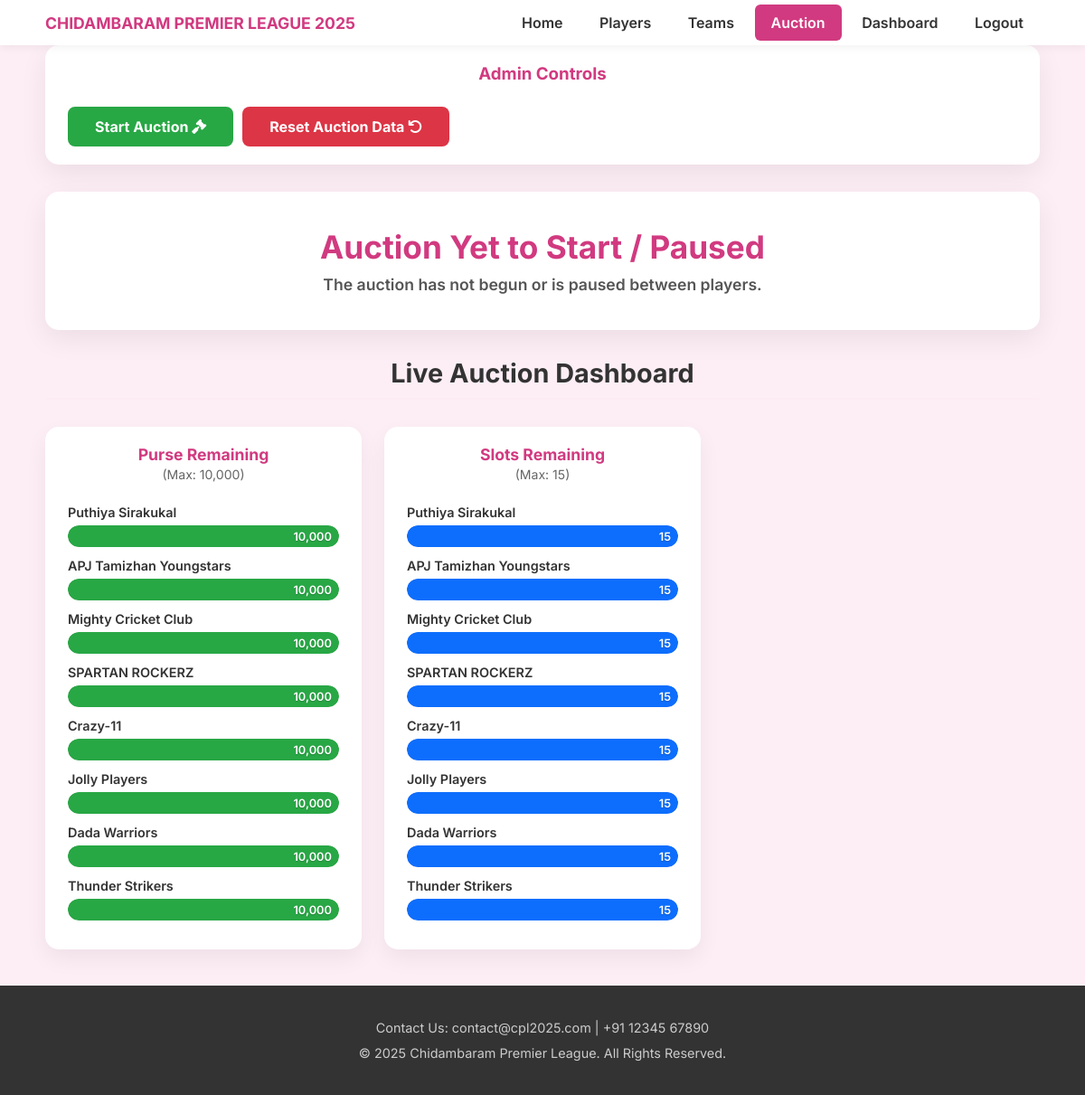
The page /auctions (signed in) on the database its author committed.
### models.py (models this page shows)
class Team(db.Model):
    id = Column(Integer, primary_key=True)
    team_name = Column(String(100), unique=True, nullable=False)
    captain_name = Column(String(100), nullable=False)
    purse = Column(Integer, default=10000)
    purse_spent = Column(Integer, default=0)
    players_taken_count = Column(Integer, default=0)
    slots_remaining = Column(Integer, default=15)
    captain = relationship('User', uselist=False, back_populates='team')
    players = relationship('Player', back_populates='team')

### app.py (the view, shortened to what this page needs)
@app.route('/auctions')
@login_required
def auctions():
    all_teams = Team.query.all()
    auction_started = session.get('auction_started', False)
    auction_round = session.get('auction_round', 1)
    round_complete = session.get('round_complete', False)
    auction_complete = session.get('auction_complete', False)
    auction_paused = session.get('auction_paused', False) # NEW Paused state
    current_player = None
    next_round_players_count = 0
    return render_template('auctions.html',
                           active_page='auctions', all_teams=all_teams,
                           auction_started=auction_started, round_complete=round_complete,
                           auction_complete=auction_complete, auction_paused=auction_paused, # Pass paused state
                           next_round_players_count=next_round_players_count,
                           auction_round=auction_round, player=current_player)

### app.py (called while the page is built, shortened)
@login_manager.user_loader
def load_user(user_id):
    return User.query.get(int(user_id))

@app.before_request
def create_tables():
    if app.config['SQLALCHEMY_DATABASE_URI'] == 'sqlite:///project.db' and not os.path.exists('project.db'):
        with app.app_context():
            db.create_all()
            print("Database tables created.")

### templates/auctions.html (shortened to what this page needs)
{% extends "layout.html" %}
{% block content %}
<div class="main-container">
{% if current_user.is_authenticated and (current_user.role == 'Admin' or current_user.role == 'Super Admin') %}
    <div class="auction-admin-panel">
        <h3>Admin Controls {% if auction_started or round_complete %}(Round {{ auction_round }}){% endif %}</h3>
        <div class="admin-buttons-group">
            {% if auction_paused %}
                <a href="{{ url_for('resume_auction') }}" class="status-btn sold-btn"><i class="fas fa-play"></i> Resume Auction</a>
            {% elif round_complete and next_round_players_count > 0 %}
                <a href="{{ url_for('start_next_round') }}" class="status-btn sold-btn">Start Round {{ auction_round + 1 }} ({{next_round_players_count}} players)</a>
            {% elif auction_started %}
                 <a href="{{ url_for('next_player') }}" class="status-btn sold-btn">Next Player <i class="fas fa-forward"></i></a>
                 <form method="POST" action="{{ url_for('pause_auction') }}">
                     <button type="submit" class="status-btn pause-btn"><i class="fas fa-pause"></i> Pause Auction</button>
                 </form>
            {% else %}
                 <a href="{{ url_for('next_player') }}" class="status-btn sold-btn">
                    {% if auction_complete %} Start New Auction {% else %} Start Auction {% endif %} <i class="fas fa-gavel"></i>
                </a>
                <a href="{{ url_for('restart_auction') }}" class="status-btn unsold-btn">Reset Auction Data <i class="fas fa-undo"></i></a>
            {% endif %}
        </div>
    </div>
    {% endif %}
    {% if auction_started and player and not auction_paused %}
        <div class="auction-card">
            <div class="auction-player-info">
				<div class="auction-player-photo">
					<img src="{{ url_for('static', filename='images/' + (player.image_filename if player.image_filename else 'default_player.png')) }}" alt="{{ player.player_name }}">
				</div>
                <div class="auction-player-details">
                    <h1 class="auction-player-name">{{ player.player_name }}</h1>
                    {% if current_user.role == 'Admin' or current_user.role == 'Super Admin' %}
                    <div class="auction-actions">
                        <button type="button" class="status-btn sold-btn" id="soldBtnTrigger"><i class="fas fa-check"></i> Sold</button>
                        <form method="POST" action="{{ url_for('mark_sold', player_id=player.id) }}" class="sold-form" id="soldForm" style="display: none;">
                            <div class="sold-inputs">
                                <select name="team_id" required class="form-select">
                                    <option value="">-- Select Team --</option>
                                    {% for team in all_teams %}
                                    <option value="{{ team.id }}">{{ team.team_name }}</option>
                                    {% endfor %}
                                </select>
                                <input type="number" name="sold_price" placeholder="Sold Price" required class="form-input">
                            </div>
                            <button type="submit" class="status-btn sold-btn">Confirm Sold</button>
                            <button type="button" class="status-btn cancel-btn" id="cancelSoldBtn">Cancel</button>
                        </form>
                        <form method="POST" action="{{ url_for('mark_unsold', player_id=player.id) }}" class="unsold-form">
                             <button type="submit" class="status-btn unsold-btn"><i class="fas fa-times"></i> Unsold</button>
                        </form>
                    </div>
                    {% endif %}
                    <div class="auction-stats-tables">
                        <div class="stats-table-wrapper">
                            <h3>VPL 2024 Records</h3>
                             <table class="mini-stats-table">
                                <thead><tr><th>Team</th><th>INN</th><th>Runs</th><th>AVG</th><th>SR</th><th>HS</th></tr></thead>
                                <tbody><tr><td>{{ player.cpl_2024_team if player.cpl_2024_team else '-' }}</td><td>{{ player.cpl_2024_innings if player.cpl_2024_innings else '-' }}</td><td>{{ player.cpl_2024_runs if player.cpl_2024_runs else '-' }}</td><td>{{ player.cpl_2024_average if player.cpl_2024_average else '-' }}</td><td>{{ player.cpl_2024_sr if player.cpl_2024_sr else '-' }}</td><td>{{ player.cpl_2024_hs if player.cpl_2024_hs else '-' }}</td></tr></tbody>
                             </table>
                        </div>
                        <div class="stats-table-wrapper">
                            <h3>Overall Records</h3>
                             <table class="mini-stats-table">
                                <thead><tr><th>MAT</th><th>Runs</th><th>WKT</th><th>BAT AVG</th><th>BOWL AVG</th></tr></thead>
                                <tbody><tr><td>{{ player.overall_matches if player.overall_matches else '-' }}</td><td>{{ player.overall_runs if player.overall_runs else '-' }}</td><td>{{ player.overall_wickets if player.overall_wickets else '-' }}</td><td>{{ player.overall_bat_avg if player.overall_bat_avg else '-' }}</td><td>{{ player.overall_bowl_avg if player.overall_bowl_avg else '-' }}</td></tr></tbody>
                             </table>
                        </div>
                    </div>
                </div>
            </div>
        </div>
    {% else %}
        <div class="auction-card-simple">
            <h2 class="page-title">
                {% if auction_complete %} Auction Complete {% elif round_complete %} Round {{ auction_round }} Complete {% elif auction_paused %} Auction Paused {% else %} Auction Yet to Start / Paused {% endif %}
            </h2>
            <p class="page-subtitle">
                {% if auction_complete %} All players processed. Use Admin controls to reset. {% elif round_complete %} Waiting for Admin to start Round {{ auction_round + 1 }}. {% elif auction_paused %} Waiting for Admin to resume. {% else %} The auction has not begun or is paused between players. {% endif %}
            </p>
        </div>
    {% endif %}
    <section class="auction-dashboard">
        <h2 class="dashboard-title">Live Auction Dashboard</h2>
        <div class="dashboard-grid">
            <div class="dashboard-chart">
                <h3>Purse Remaining <small>(Max: 10,000)</small></h3>
                {% for team in all_teams %}
                <div class="bar-item">
                    <span class="bar-label">{{ team.team_name }}</span>
                    <div class="bar-track">
                        <div class="bar-fill purse-bar" style="width: {{ (team.purse / 10000) * 100 }}%;">
                            <span>{{ "{:,}".format(team.purse) }}</span>
                        </div>
                    </div>
                </div>
                {% endfor %}
            </div>
            <div class="dashboard-chart">
                <h3>Slots Remaining <small>(Max: 15)</small></h3>
                 {% for team in all_teams %}
                <div class="bar-item">
                     <span class="bar-label">{{ team.team_name }}</span>
                    <div class="bar-track">
                        <div class="bar-fill slot-bar" style="width: {{ (team.slots_remaining / 15) * 100 }}%;">
                            <span>{{ team.slots_remaining }}</span>
                        </div>
                    </div>
                </div>
                {% endfor %}
            </div>
        </div>
    </section>
</div>
{% endblock %}

### static/style.css (style rules this page uses)
body { font-family: 'Inter', Arial, sans-serif; margin: 0; padding: 0; background-color: #fdeef5; color: #333; }
.main-container { max-width: 1100px; margin: 0 auto; padding: 0 20px; }
h1, h2, h3 { color: #333; }
.page-title { text-align: center; color: #d13a80; font-size: 2.2rem; font-weight: 700; margin: 30px 0; }
.page-subtitle { text-align: center; color: #555; font-size: 1rem; font-weight: 600; margin-top: -20px; margin-bottom: 30px; }
.status-btn { border: none; padding: 12px 30px; border-radius: 8px; font-size: 1rem; font-weight: 700; color: white; cursor: pointer; transition: transform 0.2s ease, box-shadow 0.2s ease; text-decoration: none; display: inline-block; }
.status-btn.sold-btn { background-color: #28a745; }
.status-btn.unsold-btn { background-color: #dc3545; }
.auction-dashboard { margin-top: 30px; }
.dashboard-grid { display: grid; grid-template-columns: 1fr 1fr; gap: 30px; }
.dashboard-chart { background: #ffffff; border-radius: 15px; padding: 20px 25px; box-shadow: 0 15px 40px rgba(0,0,0,0.07); }
.dashboard-chart h3 { margin-top: 0; margin-bottom: 20px; color: #d13a80; font-size: 1.1rem; font-weight: 700; }
.bar-item { margin-bottom: 12px; }
.bar-label { display: block; font-size: 0.9rem; font-weight: 600; color: #333; margin-bottom: 6px; }
.bar-track { height: 20px; background: #fcebf2; border-radius: 10px; overflow: hidden; }
.bar-fill { height: 100%; background-color: #ba5288; border-radius: 10px; transition: width 0.5s ease-out; }
.auction-card-simple { background: #ffffff; border-radius: 15px; box-shadow: 0 10px 30px rgba(0,0,0,0.07); padding: 40px; text-align: center; margin-top: 30px; }
.auction-card-simple .page-title { margin-top: 0; margin-bottom: 10px; }
.auction-card-simple .page-subtitle { font-size: 1.1rem; color: #555; margin: 0; }
.auction-admin-panel { background: #fff; border-radius: 15px; box-shadow: 0 10px 30px rgba(0,0,0,0.07); padding: 20px 25px; margin-bottom: 30px; display: flex; justify-content: space-between; align-items: center; flex-wrap: wrap; gap: 15px; }
.auction-admin-panel h3 { margin: 0; color: #d13a80; flex-basis: 100%; margin-bottom: 10px; text-align: center; }
.dashboard-grid { display: grid; grid-template-columns: repeat(auto-fill, minmax(300px, 1fr)); gap: 25px; margin-top: 30px; }
.dashboard-title { text-align: center; color: #333; font-size: 1.8rem; font-weight: 700; margin-bottom: 25px; border-bottom: 2px solid #fcebf2; padding-bottom: 10px; }
.dashboard-grid { justify-content: center; }
.dashboard-chart { box-shadow: 0 10px 25px rgba(0,0,0,0.06); }
.dashboard-chart h3 { margin-top: 0; margin-bottom: 25px; color: #d13a80; font-size: 1.1rem; font-weight: 700; text-align: center; }
.dashboard-chart h3 small { font-weight: 400; font-size: 0.8em; color: #666; display: block; margin-top: 3px; }
.bar-fill span { position: absolute; right: 8px; top: 50%; transform: translateY(-50%); color: white; font-size: 0.8rem; font-weight: 600; text-shadow: 0 1px 1px rgba(0,0,0,0.2); }
.bar-fill.purse-bar { background-color: #28a745; }
.bar-fill.slot-bar { background-color: #0d6efd; }
.bar-track { height: 24px; border-radius: 12px; }
.bar-fill { border-radius: 12px; position: relative; }
.admin-buttons-group { display: flex; gap: 10px; flex-wrap: wrap; justify-content: flex-end; }

### rows shown on the page
Team: team_name "Puthiya Sirakukal", purse "10,000", slots_remaining "15"
Team: team_name "APJ Tamizhan Youngstars", purse "10,000", slots_remaining "15"
Team: team_name "Mighty Cricket Club", purse "10,000", slots_remaining "15"
Team: team_name "SPARTAN ROCKERZ", purse "10,000", slots_remaining "15"
Team: team_name "Crazy-11", purse "10,000", slots_remaining "15"
Team: team_name "Jolly Players", purse "10,000", slots_remaining "15"
Team: team_name "Dada Warriors", purse "10,000", slots_remaining "15"
Team: team_name "Thunder Strikers", purse "10,000", slots_remaining "15"
